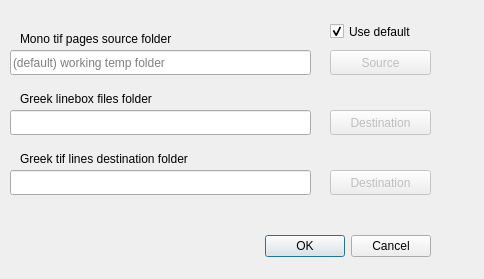
<?xml version="1.0" encoding="UTF-8"?>
<ui version="4.0">
 <class>crop_greek_linesDialog</class>
 <widget class="QDialog" name="crop_greek_linesDialog">
  <property name="windowModality">
   <enum>Qt::ApplicationModal</enum>
  </property>
  <property name="geometry">
   <rect>
    <x>0</x>
    <y>0</y>
    <width>484</width>
    <height>279</height>
   </rect>
  </property>
  <property name="windowTitle">
   <string>Crop Greek tif page files into tif line files</string>
  </property>
  <widget class="QDialogButtonBox" name="buttonBox">
   <property name="geometry">
    <rect>
     <x>260</x>
     <y>230</y>
     <width>171</width>
     <height>32</height>
    </rect>
   </property>
   <property name="orientation">
    <enum>Qt::Horizontal</enum>
   </property>
   <property name="standardButtons">
    <set>QDialogButtonBox::Cancel|QDialogButtonBox::Ok</set>
   </property>
  </widget>
  <widget class="QLineEdit" name="SourceLineEdit">
   <property name="geometry">
    <rect>
     <x>10</x>
     <y>50</y>
     <width>301</width>
     <height>25</height>
    </rect>
   </property>
   <property name="placeholderText">
    <string>(default) working temp folder</string>
   </property>
  </widget>
  <widget class="QPushButton" name="SourceButton">
   <property name="enabled">
    <bool>false</bool>
   </property>
   <property name="geometry">
    <rect>
     <x>330</x>
     <y>50</y>
     <width>101</width>
     <height>25</height>
    </rect>
   </property>
   <property name="text">
    <string>Source</string>
   </property>
   <property name="icon">
    <iconset resource="../UI_Icons.qrc">
     <normaloff>:/Icons/Icons/tiff-file.png</normaloff>:/Icons/Icons/tiff-file.png</iconset>
   </property>
  </widget>
  <widget class="QLabel" name="SourceLabel">
   <property name="geometry">
    <rect>
     <x>20</x>
     <y>30</y>
     <width>211</width>
     <height>17</height>
    </rect>
   </property>
   <property name="text">
    <string>Mono tif pages source folder</string>
   </property>
  </widget>
  <widget class="QLineEdit" name="GreekBoxFolderLineEdit">
   <property name="geometry">
    <rect>
     <x>10</x>
     <y>110</y>
     <width>301</width>
     <height>25</height>
    </rect>
   </property>
  </widget>
  <widget class="QLabel" name="GreekBoxFolderLabel">
   <property name="geometry">
    <rect>
     <x>20</x>
     <y>90</y>
     <width>271</width>
     <height>17</height>
    </rect>
   </property>
   <property name="text">
    <string>Greek linebox files folder</string>
   </property>
  </widget>
  <widget class="QPushButton" name="GreekBoxFolderButton">
   <property name="enabled">
    <bool>false</bool>
   </property>
   <property name="geometry">
    <rect>
     <x>330</x>
     <y>110</y>
     <width>101</width>
     <height>25</height>
    </rect>
   </property>
   <property name="text">
    <string>Destination</string>
   </property>
   <property name="icon">
    <iconset resource="../UI_Icons.qrc">
     <normaloff>:/Icons/Icons/tiff-file.png</normaloff>:/Icons/Icons/tiff-file.png</iconset>
   </property>
  </widget>
  <widget class="QLineEdit" name="DestGreekLineEdit">
   <property name="geometry">
    <rect>
     <x>10</x>
     <y>170</y>
     <width>301</width>
     <height>25</height>
    </rect>
   </property>
  </widget>
  <widget class="QPushButton" name="DestGreekButton">
   <property name="enabled">
    <bool>false</bool>
   </property>
   <property name="geometry">
    <rect>
     <x>330</x>
     <y>170</y>
     <width>101</width>
     <height>25</height>
    </rect>
   </property>
   <property name="text">
    <string>Destination</string>
   </property>
   <property name="icon">
    <iconset resource="../UI_Icons.qrc">
     <normaloff>:/Icons/Icons/tiff-file.png</normaloff>:/Icons/Icons/tiff-file.png</iconset>
   </property>
  </widget>
  <widget class="QLabel" name="DestGreekLabel">
   <property name="geometry">
    <rect>
     <x>20</x>
     <y>150</y>
     <width>271</width>
     <height>17</height>
    </rect>
   </property>
   <property name="text">
    <string>Greek tif lines destination folder</string>
   </property>
  </widget>
  <widget class="QCheckBox" name="defaultsrcBox">
   <property name="geometry">
    <rect>
     <x>330</x>
     <y>20</y>
     <width>101</width>
     <height>23</height>
    </rect>
   </property>
   <property name="text">
    <string>Use default</string>
   </property>
   <property name="checked">
    <bool>true</bool>
   </property>
  </widget>
 </widget>
 <resources>
  <include location="../UI_Icons.qrc"/>
 </resources>
 <connections>
  <connection>
   <sender>buttonBox</sender>
   <signal>accepted()</signal>
   <receiver>crop_greek_linesDialog</receiver>
   <slot>accept()</slot>
   <hints>
    <hint type="sourcelabel">
     <x>248</x>
     <y>254</y>
    </hint>
    <hint type="destinationlabel">
     <x>157</x>
     <y>274</y>
    </hint>
   </hints>
  </connection>
  <connection>
   <sender>buttonBox</sender>
   <signal>rejected()</signal>
   <receiver>crop_greek_linesDialog</receiver>
   <slot>reject()</slot>
   <hints>
    <hint type="sourcelabel">
     <x>316</x>
     <y>260</y>
    </hint>
    <hint type="destinationlabel">
     <x>286</x>
     <y>274</y>
    </hint>
   </hints>
  </connection>
 </connections>
</ui>
